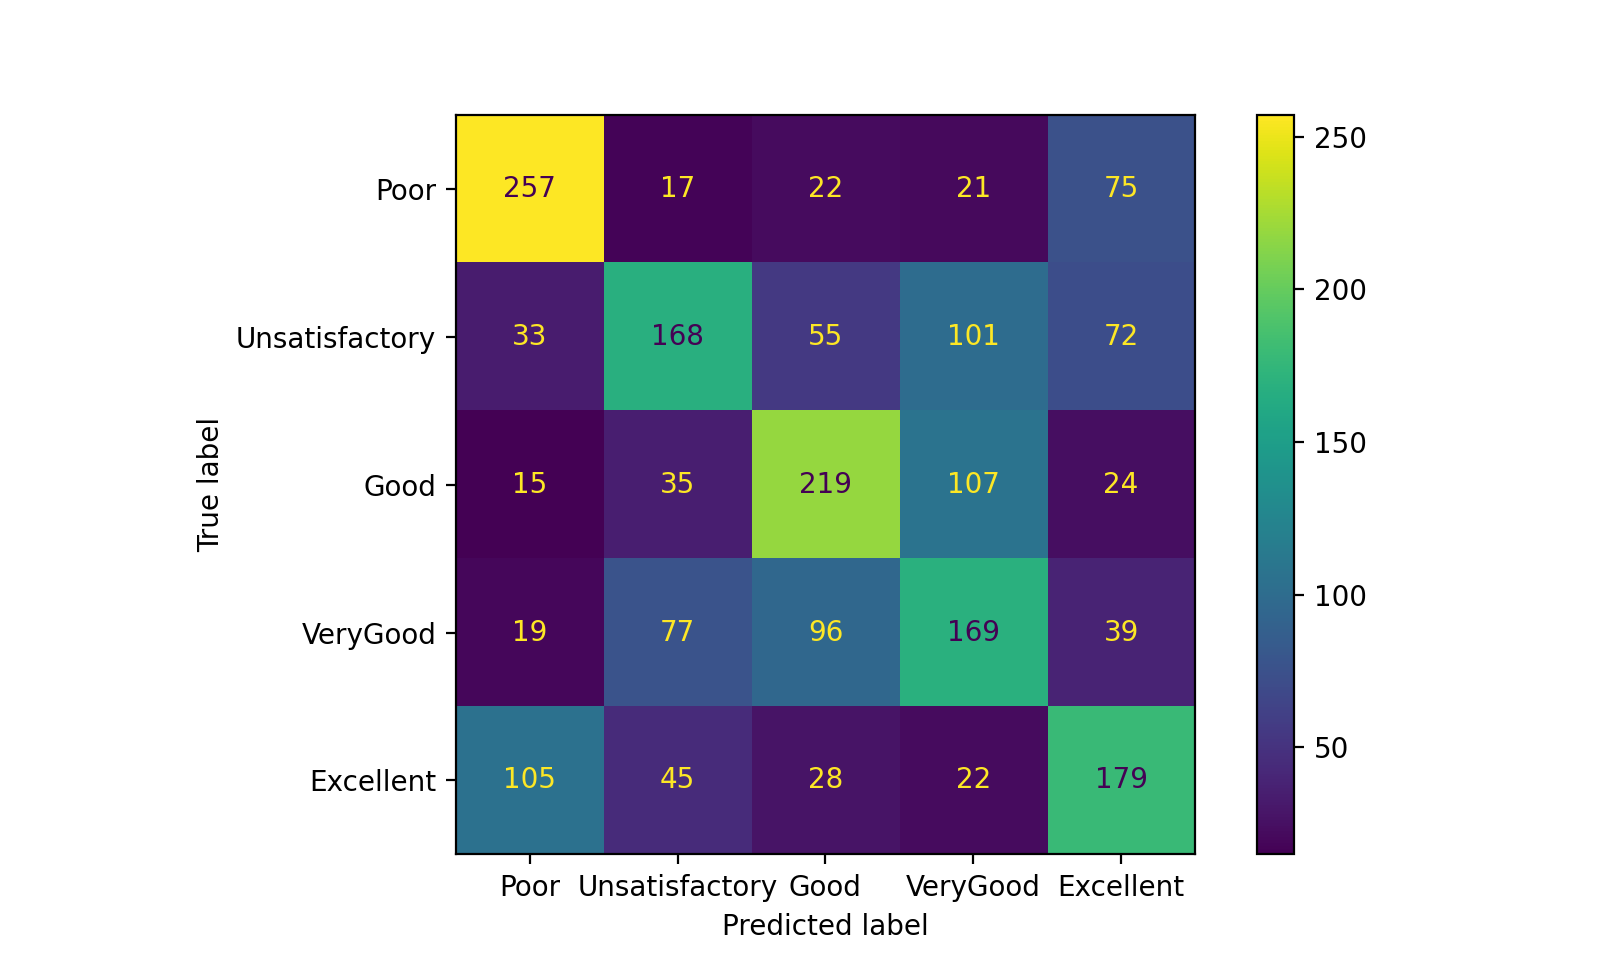

This figure's Python source:
# # # # # # # # # # # # # # # # # # # # # # # # # # #
# Classification using Logistic Regression
# # # # # # # # # # # # # # # # # # # # # # # # # # #

import pandas as pd
from sklearn.feature_extraction.text import CountVectorizer, TfidfVectorizer
from sklearn.linear_model import LogisticRegression
from sklearn.pipeline import Pipeline
from sklearn.metrics import accuracy_score
from nltk.stem import WordNetLemmatizer
from nltk.sentiment.vader import SentimentIntensityAnalyzer

import nltk

d = { "Features" : [], "Length": [] }

# # # #
# 1. Create train dataset by reading train_aux.txt
# # # #
train_labels = { "Labels" : [] }

with open('train_aux.txt') as f:
    lines = f.readlines()

for line in lines:
    label = line.split()[0]
    train_labels["Labels"].append(label)
    features = line.split()[1:]
    s = ""
    for feature in features:
        s += feature + " "
    s = s[:-1]
    
    d["Features"].append(s.lower()) # lowercasing

# # # #
# 1. Create test dataset by reading test.txt and true.txt
# # # #
test_labels = { "Labels" : [] }

with open('test.txt') as f:
    lines_features = f.readlines()
with open('true.txt') as f:
    lines_labels = f.readlines()

for i in range(2000):
    label = lines_labels[i][:-1]
    feature = lines_features[i][:-1]
    test_labels["Labels"].append(label)
    d["Features"].append(feature.lower()) # lowercasing
    
# # # #
# 1.1 Pre-process the dataset
# # # #

d["Features"] = [nltk.word_tokenize(feature) for feature in d["Features"]]
wordnet_lemmatizer = WordNetLemmatizer()
d["Features"] = [ [wordnet_lemmatizer.lemmatize(word) for word in feature] for feature in d["Features"]]

for i in range(10000):
    s = ""
    for el in d["Features"][i]:
        s += el + " "
    d["Features"][i] = s[:-1]
   
count_vectorizer = CountVectorizer()
#count_vectorizer = TfidfVectorizer()
counts_matrix    = count_vectorizer.fit_transform(d["Features"])
doc_term_matrix  = counts_matrix.todense()

df = pd.DataFrame(doc_term_matrix)
#df["Length"] = [len(feature) for feature in d["Features"]]

# # # #
# 1.1 Extra features
# # # #

# 1.1.1 Number of adjectives
d["Features"] = [nltk.word_tokenize(feature) for feature in d["Features"]]
tags = [nltk.pos_tag(feature) for feature in d["Features"]]
list_of_adjectives = []
for i in range(10000):
    n_adjectives = 0
    for elm in tags[i]:
        if elm[1] in ('JJ', 'JJR', 'JJS'):
            n_adjectives += 1
    list_of_adjectives.append(n_adjectives)

df['N_adj'] = list_of_adjectives

# 1.1.2 Negative words
#d["Features"] = [nltk.word_tokenize(feature) for feature in d["Features"]]
tags = [nltk.pos_tag(feature) for feature in d["Features"]]
list_of_negatives = []
for i in range(10000):
    negative = 0
    for elm in tags[i]:
        if elm[0] in ('no', 'not', 'n\'t'):
            negative = 1
    list_of_negatives.append(negative)

df['Neg?'] = list_of_negatives

#1.1.3 Exclamation marks
tags = [nltk.pos_tag(feature) for feature in d["Features"]]
list_of_exclamations = []
for i in range(10000):
    n_exclamations = 0
    for elm in tags[i]:
        if elm[1] in ('.') and elm[0] in ("!"):
            n_exclamations += 1
    list_of_exclamations.append(n_exclamations)

df['N_exl'] = list_of_exclamations

# 1.1.4 "...""
""" tags = [nltk.pos_tag(feature) for feature in d["Features"]]
list_of_rets = []
for i in range(10000):
    n_rets = 0
    for elm in tags[i]:
        if elm[1] in ('.') and elm[0] in ("..."):
            n_rets += 1
    list_of_rets.append(n_rets)

df['N_rets'] = list_of_rets """

# 1.1.5 "?"
""" tags = [nltk.pos_tag(feature) for feature in d["Features"]]
list_of_interrogations = []
for i in range(10000):
    n_interrogations = 0
    for elm in tags[i]:
        if elm[1] in ('.') and elm[0] in ("?"):
            n_interrogations += 1
    list_of_interrogations.append(n_interrogations)

df['N_int'] = list_of_interrogations """

# 1.1.6 :-(
""" tags = [nltk.pos_tag(feature) for feature in d["Features"]]
list_of_big_sad = []
for i in range(10000):
    n_big_sad = 0
    for j in range( len(tags[i]) - 2 ):
        elm = tags[i][j]
        elm_next = tags[i][j + 1]
        elm_next_next = tags[i][j + 2]
        #porque o segundo elemneto não é "."
        if elm == (':', ':') and elm_next == ('-', ':') and elm_next_next == ('(', '('):
            n_big_sad += 1
            print("OK")
    list_of_big_sad.append(n_big_sad)

df['N_big_sad'] = list_of_big_sad    """

# 1.1.7 :)
tags = [nltk.pos_tag(feature) for feature in d["Features"]]
list_of_smile = []
for i in range(10000):
    n_smile = 0
    for j in range( len(tags[i]) - 1 ):
        elm = tags[i][j]
        elm_next = tags[i][j + 1]
        #porque o segundo elemneto não é "."
        if elm == (':', ':') and elm_next == (')', ')'):
            #print("OK")
            n_smile += 1
    list_of_smile.append(n_smile)

df['N_smile'] = list_of_smile

# 1.1.8 :(
tags = [nltk.pos_tag(feature) for feature in d["Features"]]
list_of_sad = []
for i in range(10000):
    n_sad = 0
    for j in range( len(tags[i]) - 1 ):
        elm = tags[i][j]
        elm_next = tags[i][j + 1]
        #porque o segundo elemneto não é "."
        if elm == (':', ':') and elm_next == ('(', '('):
            n_sad += 1
    list_of_sad.append(n_sad)

df['N_sad'] = list_of_sad

# 1.1.9 Number of positive words and Number of negative words
list_of_positives = []
list_of_negatives = []
list_of_neutrals = []
for s in d["Features"]:
    n_positive = 0
    n_negative = 0
    n_neutral = 0
    for w in s:
        sentiment_dict = SentimentIntensityAnalyzer().polarity_scores(w)
        if sentiment_dict['compound'] >= 0.05:
            n_positive += 1
        elif sentiment_dict['compound'] <= - 0.05:
            n_negative += 1
        else:
            n_neutral += 1
    list_of_positives.append(n_positive)
    list_of_negatives.append(n_negative)
    list_of_neutrals.append(n_neutral)

df['N_positives'] = list_of_positives
df['N_negatives'] = list_of_negatives
df['N_neutrals'] = list_of_neutrals 


# 1.1.9 Positive sentence or Negative sentence?
sentences = []
list_of_positive = []
list_of_negative = []

for s in d["Features"]:
    #sentences.append(' '.join(s))
    list_of_negative.append(0)
    list_of_positive.append(0)
    sentiment_dict = SentimentIntensityAnalyzer().polarity_scores(' '.join(s))
    if sentiment_dict['compound'] >= 0.05:
        list_of_positive[-1] = 1
    elif sentiment_dict['compound'] <= - 0.05:
        list_of_negative[-1] = 1
df['N_positive'] = list_of_positive
df['N_negative'] = list_of_negative

# # # #
# 2. Initialize classifier
# # # #
pipeline = Pipeline(
    [
        ('clf', LogisticRegression(solver='liblinear', multi_class='auto')),
    ]
)

learner = pipeline.fit(df.loc[0:7999], train_labels['Labels'])

# # # #
# 3. Predict test labels
# # # #
y_pred = learner.predict(df.loc[8000:9999])

# # # #
# 4. Evaluate performance
# # # #

# 4.1 Confusion matrix
# i-th row and j-th column entry indicates the number of samples with true label being i-th class and predicted label being j-th class.
import matplotlib.pyplot as plt
from sklearn import metrics
actual = test_labels['Labels']
predicted = y_pred
labels=['Poor', 'Unsatisfactory', 'Good', 'VeryGood', 'Excellent']

confusion_matrix = metrics.confusion_matrix(actual, predicted)
cm_display = metrics.ConfusionMatrixDisplay(confusion_matrix=confusion_matrix, display_labels=labels)

cm_display.plot()
plt.show()

# 4.2 Accuracy
print('Accuracy:', accuracy_score(test_labels['Labels'], y_pred))

# 4.3 Accuracy by Label
poor_acc = confusion_matrix[0, 0] / (confusion_matrix[0, 0] + confusion_matrix[0, 1] + confusion_matrix[0, 2] + confusion_matrix[0, 3] + confusion_matrix[0, 4])
unsa_acc = confusion_matrix[1, 1] / (confusion_matrix[1, 0] + confusion_matrix[1, 1] + confusion_matrix[1, 2] + confusion_matrix[1, 3] + confusion_matrix[1, 4])
good_acc = confusion_matrix[2, 2] / (confusion_matrix[2, 0] + confusion_matrix[2, 1] + confusion_matrix[2, 2] + confusion_matrix[2, 3] + confusion_matrix[2, 4])
very_acc = confusion_matrix[3, 3] / (confusion_matrix[3, 0] + confusion_matrix[3, 1] + confusion_matrix[3, 2] + confusion_matrix[3, 3] + confusion_matrix[3, 4])
exce_acc = confusion_matrix[4, 4] / (confusion_matrix[4, 0] + confusion_matrix[4, 1] + confusion_matrix[4, 2] + confusion_matrix[4, 3] + confusion_matrix[4, 4])

print('Poor Accuracy: ', poor_acc)
print('Unsatisfactory Accuracy: ', unsa_acc)
print('Good Accuracy: ', good_acc)
print('VeryGood Accuracy: ', very_acc)
print('Excellent Accuracy: ', exce_acc)

# 4.4 Save errors to file (by label)
f_poor = open('poor.txt', 'w')
f_unsa = open('unsatisfactory.txt', 'w')
f_good = open('good.txt', 'w')
f_very = open('verygood.txt', 'w')
f_exce = open('excellent.txt', 'w')

for i in range(10000):
    s = ""
    for el in d["Features"][i]:
        s += el + " "
    d["Features"][i] = s[:-1]

for i in range(2000):
    true_label = actual[i]
    pred_label = predicted[i]
    
    if true_label != pred_label:
        if true_label == '=Poor=':
            f_poor.write(pred_label + '                 ' + d['Features'][i + 8000])
            f_poor.write('\n')
        elif true_label == '=Unsatisfactory=':
            f_unsa.write(pred_label + '                 ' + d['Features'][i + 8000])
            f_unsa.write('\n')
        elif true_label == '=Good=':
            f_good.write(pred_label + '                 ' + d['Features'][i + 8000])
            f_good.write('\n')
        elif true_label == '=VeryGood=':    
            f_very.write(pred_label + '                 ' + d['Features'][i + 8000])
            f_very.write('\n')
        elif true_label == '=Excellent=':
            f_exce.write(pred_label + '                 ' + d['Features'][i + 8000])
            f_exce.write('\n')
        else:
            print('ERROR')

'''
Accuracy: 0.496
Poor Accuracy:  0.6556122448979592
Unsatisfactory Accuracy:  0.3916083916083916
Good Accuracy:  0.5475
VeryGood Accuracy:  0.4225
Excellent Accuracy:  0.47229551451187335
'''
